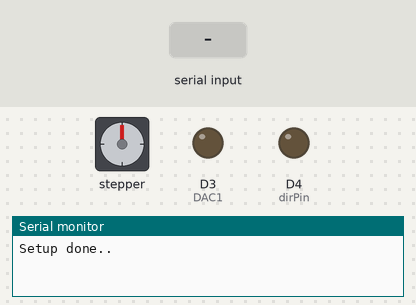
A sketch run on a simulated Arduino Due. Parts: stepper motor, output pins drawn as LEDs (lit = HIGH), the last lines printed to the serial monitor. Wiring (inferred from the names in the program): stepper motor driver (200 steps per turn assumed): step D5; direction D2. The inputs (shaded band) are chosen by the test bench. Pins used as bus, display or sensor lines are not drawn.

Above: at 1.2 s.
1.3 s: "90,45\n" received over Serial
At 2.4 s:
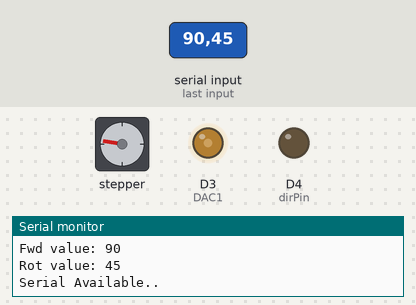
4.3 s: "30,150\n" received over Serial
At 5.5 s:
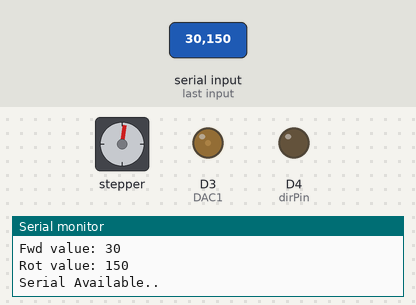
7.3 s: "200\n" received over Serial
At 8.6 s:
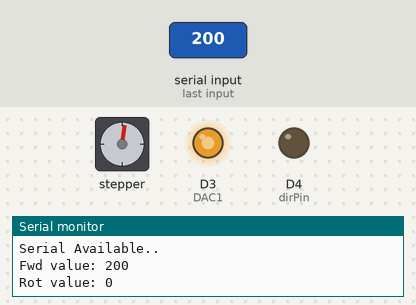
9.8 s: "1,90\n" received over Serial
At 10.4 s:
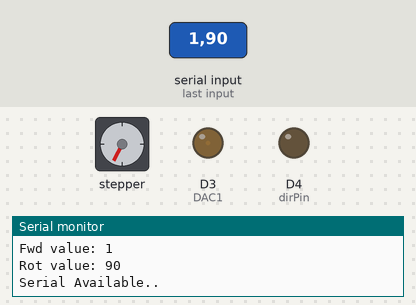
12.8 s: "1,90,45\n" received over Serial
At 14.7 s:
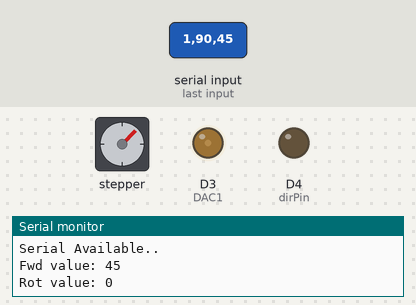
15.5 s: "90\n" received over Serial
At 17.2 s:
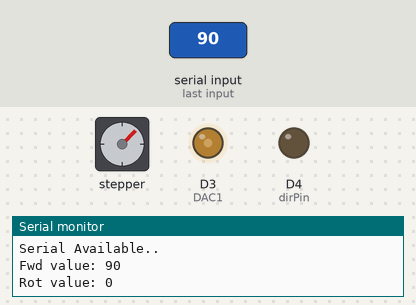
Timing chart, 0 to 18.7 s (numbered marks = the images above; inputs shaded):
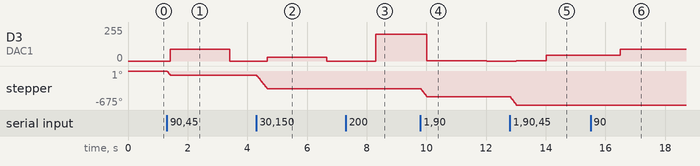

The sketch:

cycle_drive_test_sep29a.ino
```cpp
#define DAC1 3
#define DIR 2
#define dirPin 4
#define stepPin 5

int cmdVelFwd = 0.0;
int cmdVelRot = 0.0;

void setup() {
  Serial.begin(115200);
  pinMode(DIR,OUTPUT);
  pinMode(stepPin, OUTPUT);
  pinMode(dirPin, OUTPUT);
  pinMode(DAC1, OUTPUT);
  digitalWrite(dirPin, LOW); // CW direction
  pinMode(DIR,LOW); // Forward direction
  Serial.println("Setup done..");
}

void loop() {
  if(Serial.available()){
    Serial.println("Serial Available..");
    cmdVelFwd = Serial.parseInt();
    cmdVelRot = Serial.parseInt();
    Serial.print("Fwd value: ");
    Serial.println(cmdVelFwd);
    Serial.print("Rot value: ");
    Serial.println(cmdVelRot);
  //nh.spinOnce();
  if(cmdVelFwd > 0){ //Forward
    digitalWrite(DIR,LOW);
  } else if (cmdVelFwd < 0) { //backward OR brake
    digitalWrite(DIR, HIGH);
  }
  if(cmdVelRot > 0){ //CW
    digitalWrite(dirPin,LOW);
  } else if (cmdVelRot < 0) { //ACW
    digitalWrite(dirPin, HIGH);
  }
  for (int i = 0; i < abs(cmdVelRot); i++) {
    // These four lines result in 1 step:
    digitalWrite(stepPin, HIGH);
    delayMicroseconds(1200);
    digitalWrite(stepPin, LOW);
    delayMicroseconds(1200);
  }
  analogWrite(DAC1, abs(cmdVelFwd));
}
}
```

Measured:
- after the input at 1.3 s, D3 (DAC1): 0/255 → 90/255 after 0.11 s, → 0/255 2.0 s later; stepper: turns 81° counter-clockwise in 0.11 s, starting at once
- after the input at 4.3 s, D3 (DAC1): 0/255 → 30/255 after 0.36 s, → 0/255 2.0 s later; stepper: turns 270° counter-clockwise in 0.36 s, starting at once
- after the input at 7.3 s, D3 (DAC1): 0/255 → 200/255 after 1.0 s
- after the input at 9.8 s, D3 (DAC1): 200/255 → 1/255 after 0.22 s, → 0/255 2.0 s later; stepper: turns 162° counter-clockwise in 0.22 s, starting at once
- after the input at 12.8 s, D3 (DAC1): 0/255 → 1/255 after 0.22 s, → 45/255 1.0 s later; stepper: turns 162° counter-clockwise in 0.22 s, starting at once
- after the input at 15.5 s, D3 (DAC1): 45/255 → 90/255 after 1.0 s
